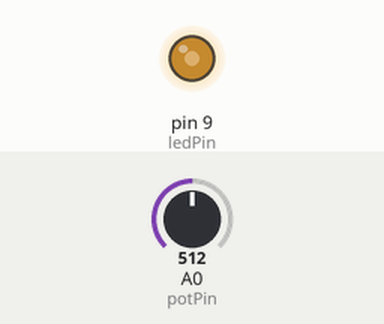
The sketch below on a simulated Arduino Uno, built with avr-gcc and run on an emulated ATmega328P. Parts: output pins drawn as LEDs (lit = HIGH). The test bench sets the inputs (shaded band); at power-on: A0 (potPin) = 512.

Above: at 1.2 s.
1.3 s: A0 (potPin) set to 716
At 2.2 s:
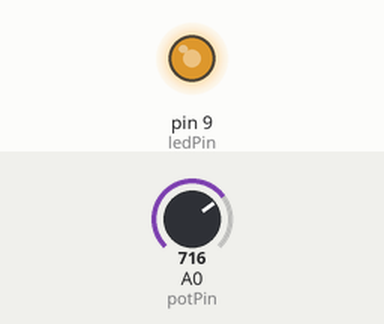
2.8 s: A0 (potPin) set to 900
At 3.6 s:
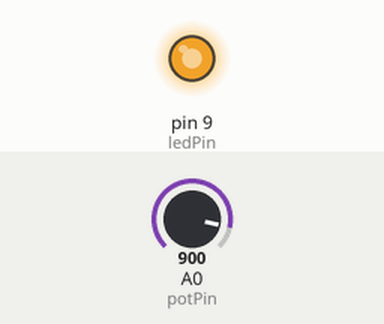
4.3 s: A0 (potPin) set to 122
At 4.6 s:
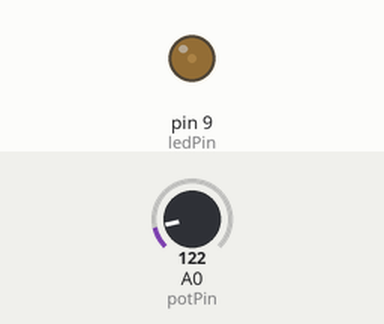
5.8 s: A0 (potPin) set to 0
At 7.0 s:
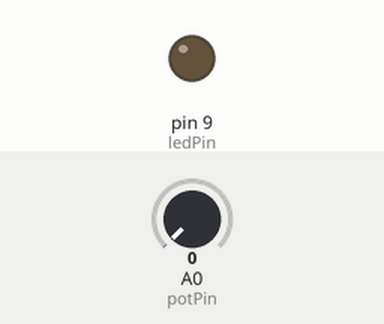
7.3 s: A0 (potPin) set to 511
At 8.1 s:
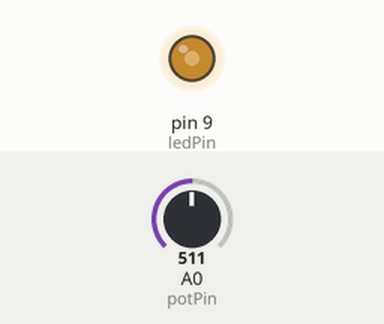
Timing chart, 0 to 9.8 s (numbered marks = the images above; inputs shaded):
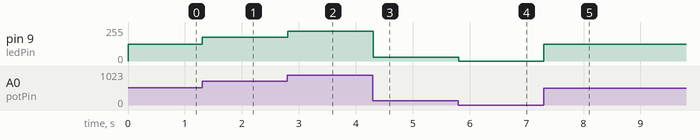

The sketch:

Arduino+Potensio+LED_3_nadin_tugas_4.ino
```cpp
int potPin = A0;
int ledPin = 9;
int potValue;

void setup() {
  pinMode(ledPin, OUTPUT); // Set LED pin sebagai output
}

void loop() {
  potValue = analogRead(potPin);           // Membaca nilai dari potensiometer
  int ledBrightness = map(potValue, 0, 1023, 0, 255); // Mengubah nilai potensiometer ke nilai PWM (0-255)
  analogWrite(ledPin, ledBrightness);      // Mengatur kecerahan LED dengan nilai PWM
  delay(10);
}
```

Measured:
- after the input at 1.3 s, pin 9 (ledPin): 127/255 → 178/255 at once
- after the input at 2.8 s, pin 9 (ledPin): 178/255 → 224/255 at once
- after the input at 4.3 s, pin 9 (ledPin): 224/255 → 30/255 at once
- after the input at 5.8 s, pin 9 (ledPin): 30/255 → 0/255 at once
- after the input at 7.3 s, pin 9 (ledPin): 0/255 → 127/255 at once
